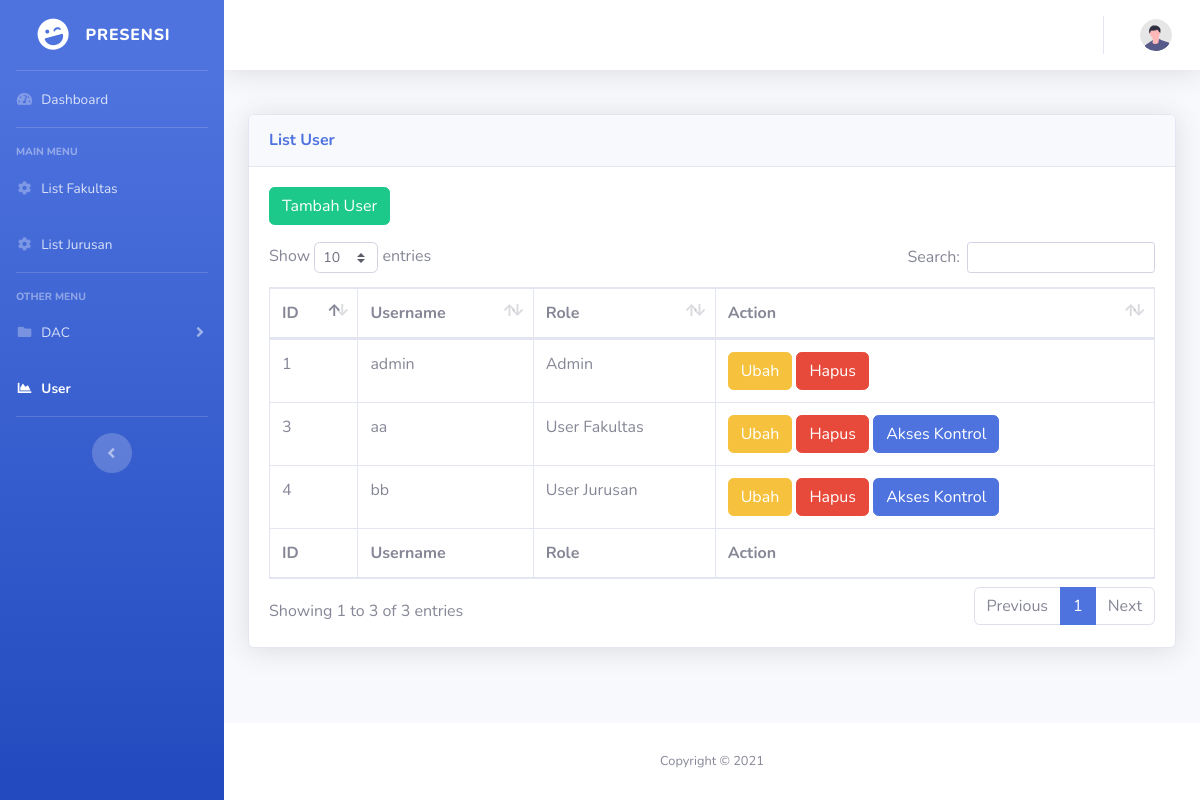
Screenshot of /user.php with the database file from the repository.
### tables this page shows
CREATE TABLE `users` (
  `user_id` int(11) NOT NULL,
  `username` varchar(20) NOT NULL,
  `password` varchar(64) NOT NULL,
  `role` tinyint(4) NOT NULL,
  `management_id` tinyint(4) NOT NULL DEFAULT 0
);

### user.php (the view, shortened to what this page needs)
<?php
require_once("db/config.php");
if(isset($_POST['tambah'])){
    $username = filter_input(INPUT_POST, 'username', FILTER_SANITIZE_STRING);
    $password = filter_input(INPUT_POST, 'password', FILTER_SANITIZE_STRING);
    $tipe = filter_input(INPUT_POST, 'tipe', FILTER_SANITIZE_STRING);
    $sql = "INSERT INTO users (username,password,role) VALUES (:username, :password, :tipe)";
    $stmt = $db->prepare($sql);
    $params = array(
        ":username" => $username,
        ":password" => password_hash($password, PASSWORD_DEFAULT),
        ":tipe" => $tipe,
    );
    $saved = $stmt->execute($params);
    if($saved) header("Location: user.php");
}
else{
    $stmt = $db->query("SELECT * from users");
    $rows = $stmt->fetchAll(PDO::FETCH_NUM);
}
?>
<!DOCTYPE html>
<html lang="en">
<head>
    <link href="assets/vendor/fontawesome-free/css/all.min.css" rel="stylesheet" type="text/css">
    <link href="assets/css/sb-admin-2.min.css" rel="stylesheet">
    <link href="assets/vendor/datatables/dataTables.bootstrap4.min.css" rel="stylesheet">
</head>
<body id="page-top">
    <div id="wrapper">
        <ul class="navbar-nav bg-gradient-primary sidebar sidebar-dark accordion" id="accordionSidebar">
            <a class="sidebar-brand d-flex align-items-center justify-content-center" href="assets/index.html">
                <div class="sidebar-brand-icon rotate-n-15">
                    <i class="fas fa-laugh-wink"></i>
                </div>
                <div class="sidebar-brand-text mx-3">Presensi</div>
            </a>
            <hr class="sidebar-divider my-0">
            <li class="nav-item ">
                <a class="nav-link" href="index.php">
                    <i class="fas fa-fw fa-tachometer-alt"></i>
                    <span>Dashboard</span></a>
            </li>
            <hr class="sidebar-divider">
            <div class="sidebar-heading">
                Main Menu
            </div>
            <?php
            if(!isset($_SESSION['db'])){
            ?>
            <li class="nav-item">
                <a href="fakultas.php" class="nav-link">
                    <i class="fas fa-fw fa-cog"></i>
                    <span>List Fakultas</span>
                </a>
            </li>
            <li class="nav-item">
                <a href="jurusan.php" class="nav-link">
                    <i class="fas fa-fw fa-cog"></i>
                    <span>List Jurusan</span>
                </a>
            </li>
            <hr class="sidebar-divider">
            <div class="sidebar-heading">
                Other Menu
            </div>
            <li class="nav-item">
                <a class="nav-link collapsed" href="assets/#" data-toggle="collapse" data-target="#collapsePages"
                    aria-expanded="true" aria-controls="collapsePages">
                    <i class="fas fa-fw fa-folder"></i>
                    <span>DAC</span>
                </a>
            </li>
            <li class="nav-item active">
                <a class="nav-link" href="user.php">
                    <i class="fas fa-fw fa-chart-area"></i>
                    <span>User</span></a>
            </li>
<?php
            }
            ?>
            <hr class="sidebar-divider d-none d-md-block">
            <div class="text-center d-none d-md-inline">
                <button class="rounded-circle border-0" id="sidebarToggle"></button>
            </div>
        </ul>
        <div id="content-wrapper" class="d-flex flex-column">
            <div id="content">
                <nav class="navbar navbar-expand navbar-light bg-white topbar mb-4 static-top shadow">
                    <ul class="navbar-nav ml-auto">
                        <li class="nav-item dropdown no-arrow">
                            <a class="nav-link dropdown-toggle" href="assets/#" id="userDropdown" role="button"
                                data-toggle="dropdown" aria-haspopup="true" aria-expanded="false">
                                <img class="img-profile rounded-circle"
                                    src="assets/img/undraw_profile.svg">
                            </a>
                        </li>
                    </ul>
                </nav>
                <div class="container-fluid" style="padding-top: 2%">
                    <div class="card shadow mb-4">
                        <div class="card-header py-3">
                            <h6 class="m-0 font-weight-bold text-primary">List User</h6>
                        </div>
                        <div class="card-body">
                            <div class="row" style="margin-bottom: 2%">
                                <div class="col-md-2">
                                  <button class="btn btn-success"  type="button" data-toggle="modal" data-target="#modalTambah">
                                        Tambah User
                                    </button>
                                </div>
                            </div>
                            <div class="table-responsive">
                                <table class="table table-bordered" id="dataTable" width="100%" cellspacing="0">
                                    <thead>
                                        <tr>
                                            <th>ID</th>
                                            <th>Username</th>
                                            <th>Role</th>
                                            <th>Action</th>
                                        </tr>
                                    </thead>
                                    <tfoot>
                                        <tr>
                                            <th>ID</th>
                                            <th>Username</th>
                                            <th>Role</th>
                                            <th>Action</th>
                                        </tr>
                                    </tfoot>
                                    <tbody>
                                        <?php
                                            foreach ($rows as $row) {
                                                ?>
                                                <tr>
                                                    <td>
                                                        <?=$row[0]?>
                                                    </td>
                                                    <td>
                                                        <?=$row[1]?>
                                                    </td>
                                                    <td>
                                                        <?php
                                                        if($row[3]==1){
                                                            echo 'Admin';
                                                        }
                                                        elseif ($row[3]==2) {
                                                            echo 'User Fakultas';
                                                        }
                                                        else{
                                                            echo 'User Jurusan';
                                                        }
                                                        ?>
                                                    </td>
                                                    <td>
                                                        <button class="btn btn-warning"  type="button" data-toggle="modal" data-target="#modalUbah<?=$row[0]?>">
                                        Ubah
                                    </button>
                                                        <button class="btn btn-danger"  type="button" data-toggle="modal" data-target="#modalHapus<?=$row[0]?>">
                                        Hapus
                                    </button>
<?php
if($row[3]!=1){
?>
<button class="btn btn-primary"  type="button" data-toggle="modal" data-target="#modalKontrol<?=$row[0]?>">
                                        Akses Kontrol
                                    </button>
<?php
}
?>
                                                    </td>
                                                </tr>
                                                <?php
                                            }
                                        ?>
                                    </tbody>
                                </table>
                            </div>
                        </div>
                    </div>
                </div>
            </div>
            <footer class="sticky-footer bg-white">
                <div class="container my-auto">
                    <div class="copyright text-center my-auto">
                        <span>Copyright &copy; 2021</span>
                    </div>
                </div>
            </footer>
        </div>
    </div>
</body>
</html>

### rows the page displays
users: user_id "1", username "admin", role "Admin"
users: user_id "3", username "aa", role "User Fakultas"
users: user_id "4", username "bb", role "User Jurusan"
